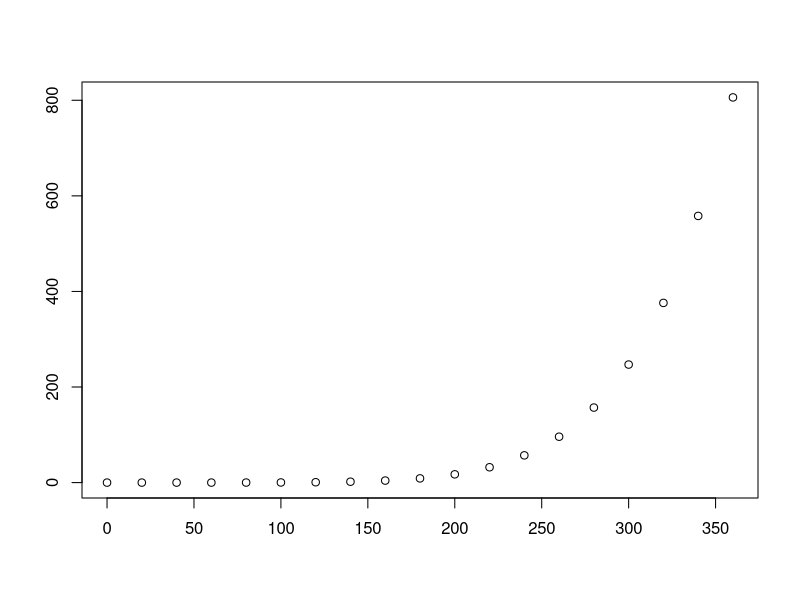
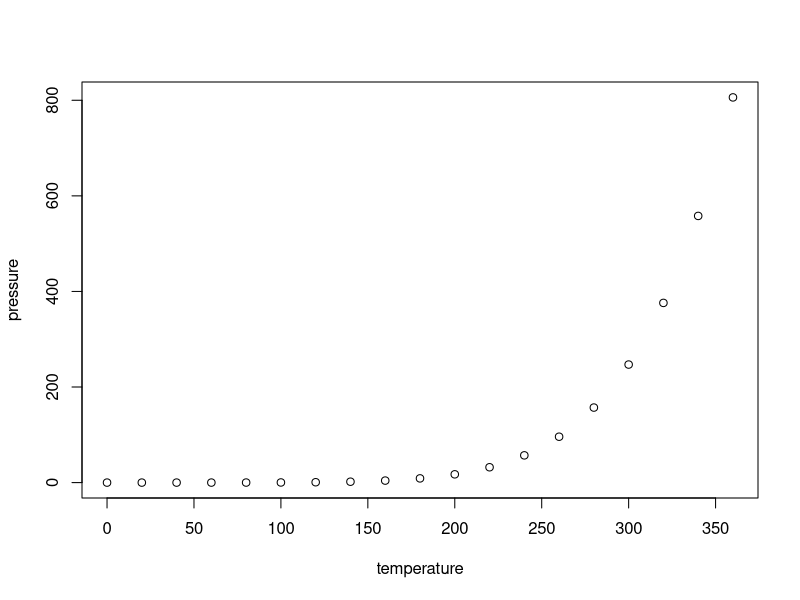
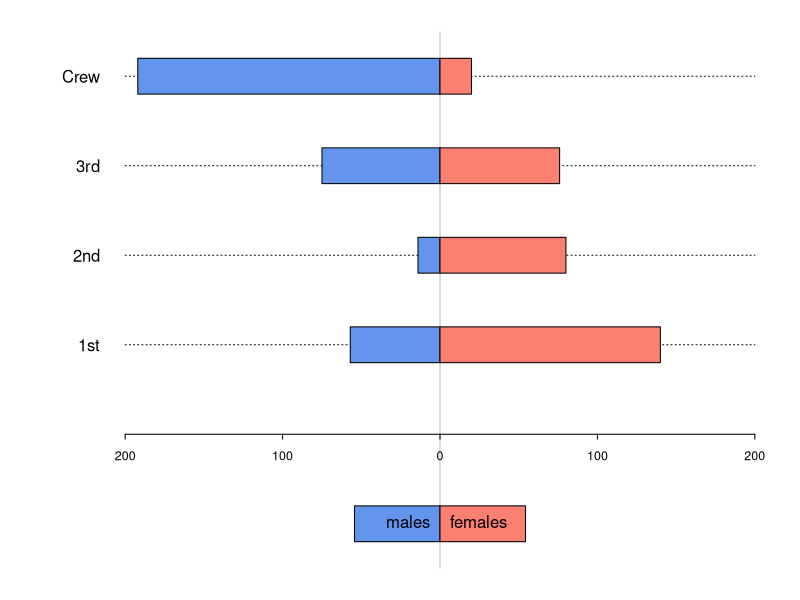

These figures' R source, in order:
## ---- chunk 1
plot.new()
plot.window(range(pressure$temperature), range(pressure$pressure))
plot.xy(pressure, type="p")
box()
axis(1)
axis(2)
plot(pressure)
## ---- chunk 2
data(Titanic)
groups <- dimnames(Titanic)[[1]]
males <- Titanic[, 1, 2, 2]
males
females <- Titanic[, 2, 2, 2]
females
## ---- chunk 3
y <- 1:4
h <- 0.2
## ---- chunk 4
par(mar=c(0.5, 5, 0.5, 1))
plot.new()
plot.window(xlim=c(-200, 200), ylim=c(-1.5, 4.5))
ticks <- seq(-200, 200, 100)
lines(rep(0, 2), c(-1.5, 4.5), col="gray")
segments(-200, y, 200, y, lty="dotted")
rect(-males, y-h, 0, y+h, col="cornflowerblue")
rect(0, y-h, females, y+h, col="salmon")
mtext(groups, at=y, adj=1, side=2, las=2)
par(cex.axis=0.75, mex=0.5)
axis(1, at=ticks, labels=abs(ticks), pos=0)

# The final step is to produce the legend at the bottom of the plot.

tw <- 1.5*strwidth("females")
rect(-tw, -1-h, 0, -1+h, col="cornflowerblue")
rect(0, -1-h, tw, -1+h, col="salmon")
text(0, -1, "males", pos=2)
text(0, -1, "females", pos=4)
